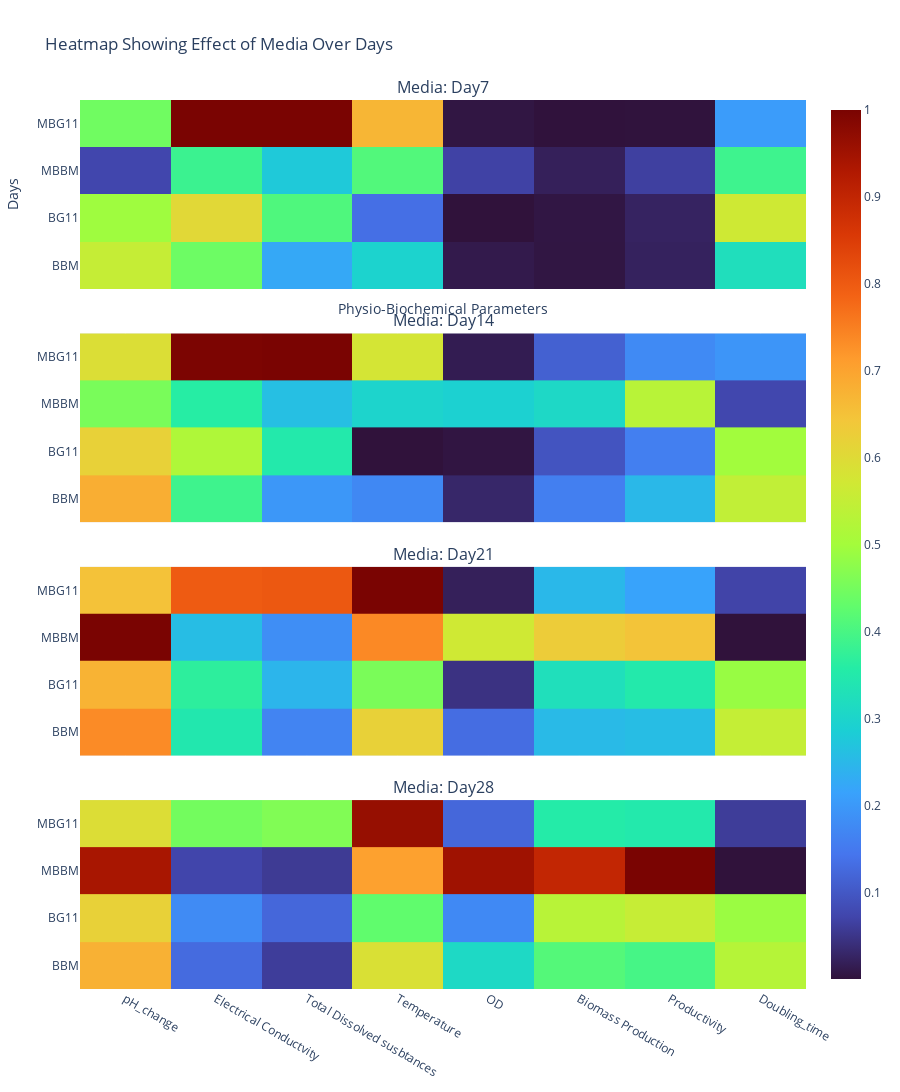

Notebook cell for this chart:
### Code cell
# Heat map
import pandas as pd
import numpy as np
import plotly.express as px
import plotly.graph_objects as go
import plotly.io as pio
from plotly.subplots import make_subplots
from sklearn.preprocessing import MinMaxScaler

# Load the Excel file into a pandas DataFrame
data = pd.read_excel("./microalgae_Exp_2.xlsx")

# Set the variables as the x-axis and the first column as the y-axis
x = data.columns[3:18]
y = data.iloc[:, 1]

# Select only numeric columns for normalization
numeric_data = data.iloc[:, 3:18]

# Convert DataFrame to matrix
data_matrix = numeric_data.values

# Normalize the data_matrix
scaler = MinMaxScaler()
data_matrix_normalized = scaler.fit_transform(data_matrix)

# Select the third variable (assuming it's in the second column)
third_variable = data.iloc[:, 0]

# Create a color scale for the third variable
unique_categories = third_variable.unique()

# Create subplots
fig = make_subplots(
    rows=len(unique_categories), cols=1,
    subplot_titles=[f'Media: {category}' for category in unique_categories],
    shared_xaxes=True, shared_yaxes=True,
    vertical_spacing=0.05
)

# Add heatmaps to subplots
for i, category in enumerate(unique_categories):
    category_data = data_matrix_normalized[third_variable == category]
    heatmap = go.Heatmap(
        z=category_data,
        x=x,
        y=y[third_variable == category],
        colorscale='turbo',
        showscale=(i == len(unique_categories) - 1)  # Show scale only on the last subplot
    )
    fig.add_trace(heatmap, row=i + 1, col=1)

# Update layout
fig.update_layout(
    title='Heatmap Showing Effect of Media Over Days',
    xaxis_title='Physio-Biochemical Parameters',
    yaxis_title='Days',
    height=300 * len(unique_categories)  # Adjust height based on the number of subplots
)

# Show the heatmap
fig.show()

# Save the heatmap as a PNG file using orca
try:
    pio.write_image(fig, r'D:\Study\Study and Extras\Dr Nawaz Sb Paper\M.Phil Thesis and Studentship\Rehan_Thesis 2022-2024\Data Set\Exp_2\heatmap_Media.png', engine='orca')
    print("Heatmap saved successfully using orca.")
except Exception as e:
    print(f"An error occurred with orca: {e}")

### Figure 1 — Plotly figure (JSON) as saved in the notebook; plotly's stock layout.template omitted (floating-point values rounded to 4 significant figures)
{"data": [{"colorscale": [[0, "#30123b"], [0.07143, "#4145ab"], [0.1429, "#4675ed"], [0.2143, "#39a2fc"], [0.2857, "#1bcfd4"], [0.3571, "#24eca6"], [0.4286, "#61fc6c"], [0.5, "#a4fc3b"], [0.5714, "#d1e834"], [0.6429, "#f3c63a"], [0.7143, "#fe9b2d"], [0.7857, "#f36315"], [0.8571, "#d93806"], [0.9286, "#b11901"], [1, "#7a0402"]], "showscale": false, "type": "heatmap", "x": ["pH_change", "Electrical Conductvity", "Total Dissolved susbtances", "Temperature", "OD", "Biomass Production", "Productivity", "Doubling_time"], "xaxis": "x", "y": ["BBM", "BBM", "BG11", "BG11", "MBBM", "MBBM", "MBG11", "MBG11"], "yaxis": "y", "z": [[0.6308, 0.1982, 0.1202, 0.4337, 0.02237, 0.006799, 0.02388, 0.5766], [0.552, 0.4409, 0.2245, 0.2949, 0.01062, 0.005165, 0.02228, 0.3222], [0.4301, 0.6867, 0.462, 0.1704, 0.004161, 0.005131, 0.01979, 1], [0.4946, 0.6052, 0.4076, 0.1339, 0, 0.005687, 0.02402, 0.5666], [0, 0.3148, 0.2276, 0.3576, 0.08276, 0.02449, 0.03402, 0.3237], [0.07312, 0.3843, 0.2764, 0.4107, 0.06783, 0.01991, 0.06413, 0.387], [0.3369, 0.9745, 0.9752, 0.559, 0.002789, 0, 0, 0.1791], [0.4444, 1.0, 1.0, 0.67, 0.005182, 0.0003421, 0.00123, 0.2048]]}, {"colorscale": [[0, "#30123b"], [0.07143, "#4145ab"], [0.1429, "#4675ed"], [0.2143, "#39a2fc"], [0.2857, "#1bcfd4"], [0.3571, "#24eca6"], [0.4286, "#61fc6c"], [0.5, "#a4fc3b"], [0.5714, "#d1e834"], [0.6429, "#f3c63a"], [0.7143, "#fe9b2d"], [0.7857, "#f36315"], [0.8571, "#d93806"], [0.9286, "#b11901"], [1, "#7a0402"]], "showscale": false, "type": "heatmap", "x": ["pH_change", "Electrical Conductvity", "Total Dissolved susbtances", "Temperature", "OD", "Biomass Production", "Productivity", "Doubling_time"], "xaxis": "x2", "y": ["BBM", "BBM", "BG11", "BG11", "MBBM", "MBBM", "MBG11", "MBG11"], "yaxis": "y2", "z": [[0.7125, 0.1562, 0.09475, 0.3552, 0.03715, 0.1293, 0.2196, 0.4962], [0.6337, 0.3596, 0.182, 0.161, 0.02749, 0.1476, 0.2319, 0.5066], [0.5097, 0.5358, 0.3614, 0.09191, 0.003482, 0.1661, 0.2775, 0.5072], [0.5742, 0.4806, 0.3246, 0, 0.004173, 0.08744, 0.148, 0.4616], [0.3484, 0.2802, 0.2034, 0.2791, 0.3731, 0.3582, 0.6503, 0.04628], [0.4215, 0.3339, 0.241, 0.2768, 0.2696, 0.2854, 0.4939, 0.06939], [0.4423, 0.8554, 0.8591, 0.4805, 0.006036, 0.1209, 0.2237, 0.1466], [0.5498, 0.9261, 0.928, 0.5361, 0.01332, 0.1046, 0.1631, 0.18]]}, {"colorscale": [[0, "#30123b"], [0.07143, "#4145ab"], [0.1429, "#4675ed"], [0.2143, "#39a2fc"], [0.2857, "#1bcfd4"], [0.3571, "#24eca6"], [0.4286, "#61fc6c"], [0.5, "#a4fc3b"], [0.5714, "#d1e834"], [0.6429, "#f3c63a"], [0.7143, "#fe9b2d"], [0.7857, "#f36315"], [0.8571, "#d93806"], [0.9286, "#b11901"], [1, "#7a0402"]], "showscale": false, "type": "heatmap", "x": ["pH_change", "Electrical Conductvity", "Total Dissolved susbtances", "Temperature", "OD", "Biomass Production", "Productivity", "Doubling_time"], "xaxis": "x3", "y": ["BBM", "BBM", "BG11", "BG11", "MBBM", "MBBM", "MBG11", "MBG11"], "yaxis": "y3", "z": [[0.8179, 0.1054, 0.06396, 0.7121, 0.1851, 0.2411, 0.2558, 0.4903], [0.7391, 0.3542, 0.1791, 0.6249, 0.1445, 0.2641, 0.2685, 0.5582], [0.6151, 0.4328, 0.2927, 0.4488, 0.05343, 0.4118, 0.3991, 0.4788], [0.6796, 0.3775, 0.2559, 0.4639, 0.06012, 0.3347, 0.3587, 0.4956], [0.9269, 0.1617, 0.1202, 0.6359, 0.5954, 0.7736, 0.7948, 0.008633], [1.0, 0.2682, 0.1949, 0.7407, 0.5742, 0.635, 0.6514, 0.01531], [0.5477, 0.8148, 0.8196, 0.8374, 0.01457, 0.2584, 0.2493, 0.07797], [0.6552, 0.8016, 0.8067, 1, 0.03471, 0.2605, 0.228, 0.08376]]}, {"colorscale": [[0, "#30123b"], [0.07143, "#4145ab"], [0.1429, "#4675ed"], [0.2143, "#39a2fc"], [0.2857, "#1bcfd4"], [0.3571, "#24eca6"], [0.4286, "#61fc6c"], [0.5, "#a4fc3b"], [0.5714, "#d1e834"], [0.6429, "#f3c63a"], [0.7143, "#fe9b2d"], [0.7857, "#f36315"], [0.8571, "#d93806"], [0.9286, "#b11901"], [1, "#7a0402"]], "showscale": true, "type": "heatmap", "x": ["pH_change", "Electrical Conductvity", "Total Dissolved susbtances", "Temperature", "OD", "Biomass Production", "Productivity", "Doubling_time"], "xaxis": "x4", "y": ["BBM", "BBM", "BG11", "BG11", "MBBM", "MBBM", "MBG11", "MBG11"], "yaxis": "y4", "z": [[0.7577, 0, 0, 0.7477, 0.4608, 0.3988, 0.284, 0.4935], [0.6789, 0.1293, 0.06164, 0.5892, 0.3104, 0.4136, 0.3978, 0.5277], [0.5548, 0.1968, 0.1354, 0.4845, 0.1736, 0.6068, 0.4669, 0.4896], [0.6194, 0.1792, 0.1237, 0.4282, 0.176, 0.5327, 0.5546, 0.4909], [0.8667, 0.04424, 0.03776, 0.6716, 1.0, 1.0, 0.7771, 0], [0.9398, 0.07309, 0.058, 0.705, 0.9524, 0.8988, 1.0, 0.001246], [0.4875, 0.4632, 0.4771, 0.873, 0.07583, 0.3521, 0.2734, 0.0466], [0.595, 0.449, 0.4632, 0.9643, 0.1237, 0.3552, 0.3494, 0.06107]]}], "layout": {"annotations": [{"font": {"size": 16}, "showarrow": false, "text": "Media: Day7", "x": 0.5, "xanchor": "center", "xref": "paper", "y": 1, "yanchor": "bottom", "yref": "paper"}, {"font": {"size": 16}, "showarrow": false, "text": "Media: Day14", "x": 0.5, "xanchor": "center", "xref": "paper", "y": 0.7375, "yanchor": "bottom", "yref": "paper"}, {"font": {"size": 16}, "showarrow": false, "text": "Media: Day21", "x": 0.5, "xanchor": "center", "xref": "paper", "y": 0.475, "yanchor": "bottom", "yref": "paper"}, {"font": {"size": 16}, "showarrow": false, "text": "Media: Day28", "x": 0.5, "xanchor": "center", "xref": "paper", "y": 0.2125, "yanchor": "bottom", "yref": "paper"}], "height": 1200, "title": {"text": "Heatmap Showing Effect of Media Over Days"}, "xaxis": {"anchor": "y", "domain": [0, 1], "matches": "x4", "showticklabels": false, "title": {"text": "Physio-Biochemical Parameters"}}, "xaxis2": {"anchor": "y2", "domain": [0, 1], "matches": "x4", "showticklabels": false}, "xaxis3": {"anchor": "y3", "domain": [0, 1], "matches": "x4", "showticklabels": false}, "xaxis4": {"anchor": "y4", "domain": [0, 1]}, "yaxis": {"anchor": "x", "domain": [0.7875, 1], "title": {"text": "Days"}}, "yaxis2": {"anchor": "x2", "domain": [0.525, 0.7375]}, "yaxis3": {"anchor": "x3", "domain": [0.2625, 0.475]}, "yaxis4": {"anchor": "x4", "domain": [0, 0.2125]}}}
